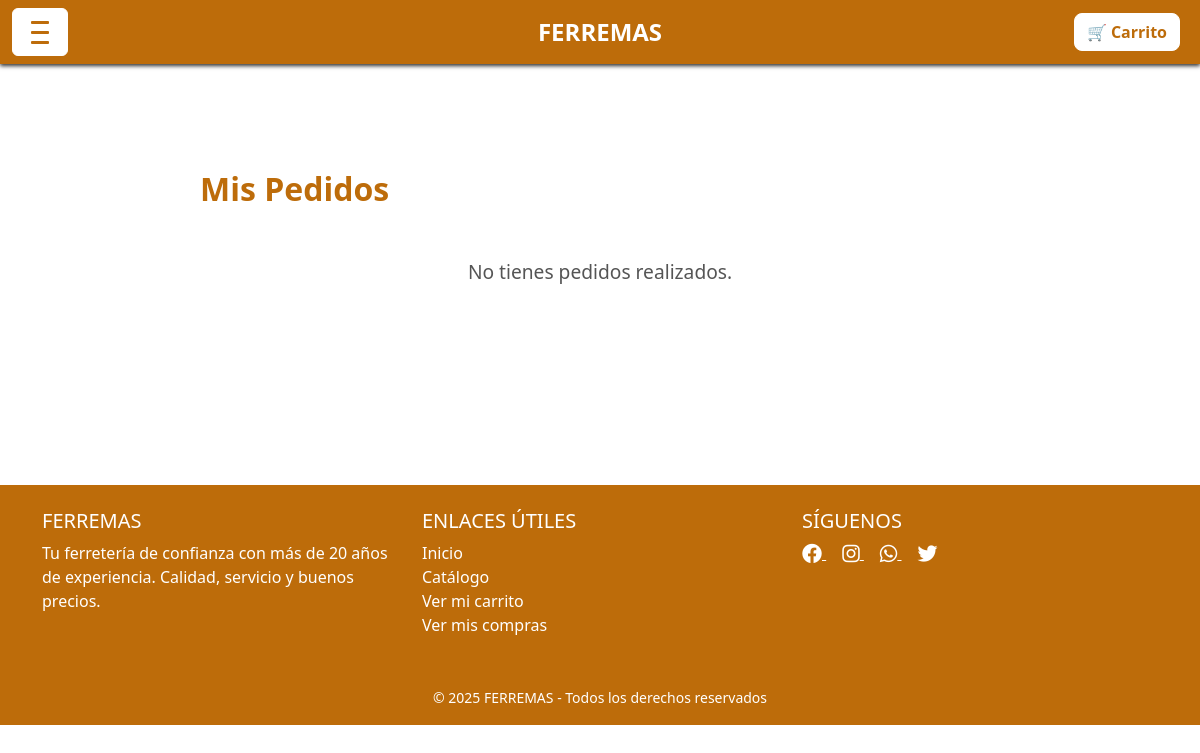
The app's page /ordenes/misPedidos/ (signed in), older data.
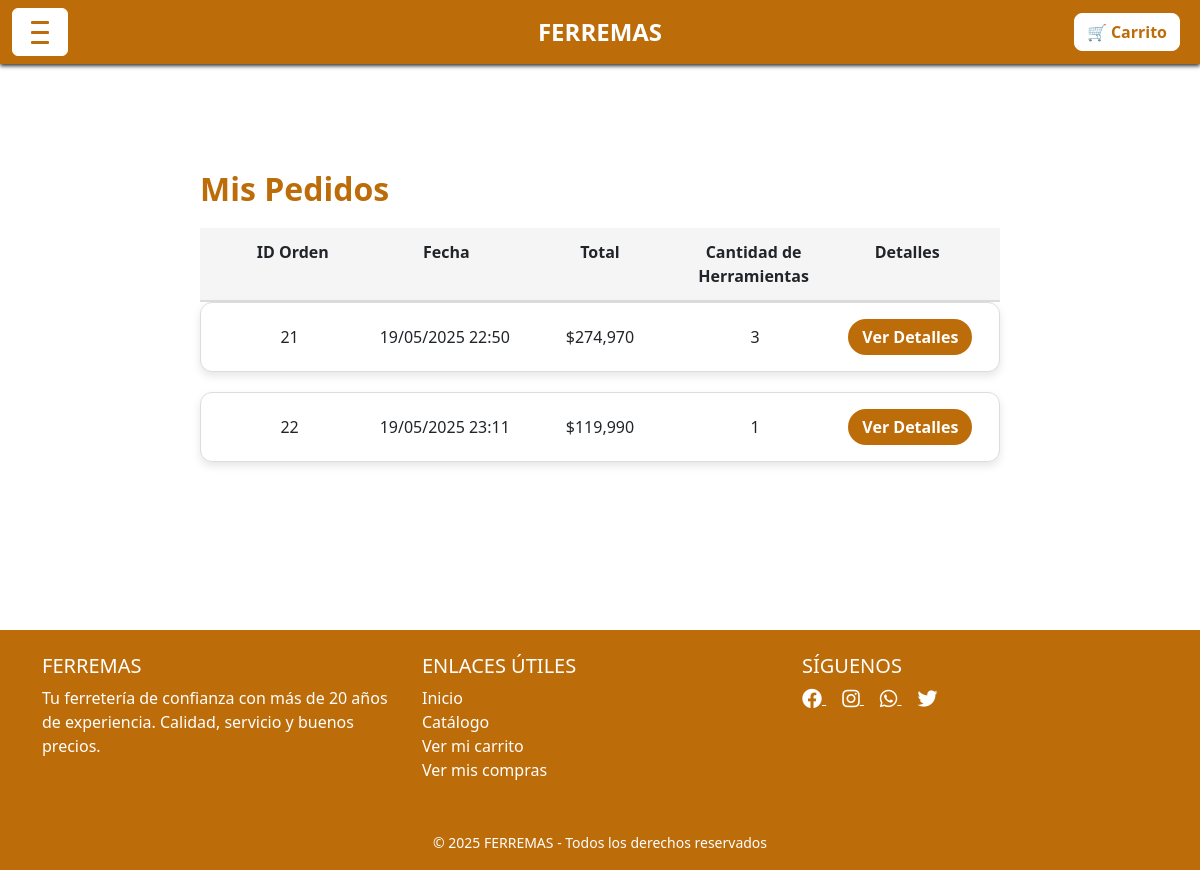
The same page, newer data.
### ordenes/models.py (models this page shows, shortened)
class Orden(models.Model):
    usuario = models.ForeignKey(User, on_delete=models.CASCADE)
    total_precio = models.DecimalField(max_digits=10, decimal_places=2)
    cantidad_herramientas = models.IntegerField()
    fecha = models.DateTimeField(auto_now_add=True)

### ordenes/views.py (the view)
# urls.py: path('misPedidos/', views.mis_pedidos, name='misPedidos'),
@login_required
def mis_pedidos(request):
    pedidos = Orden.objects.filter(usuario=request.user)
    context = {
        'pedidos': pedidos
    }
    return render(request, 'ordenes/misPedidos.html', context)

### ordenes/templates/ordenes/misPedidos.html (shortened to what this page needs)
{% extends "tiendaWeb/base.html" %}
{% load static %}
{% load humanize %}
{% block content %}
<link rel="stylesheet" href="{% static 'tiendaWeb/css/estilocarrito.css' %}">
<div class="container-pedidos">
    <h2 class="h2-pedidos">Mis Pedidos</h2>
    {% if pedidos %}
        <div class="tabla-pedidos">
            <div class="tabla-header">
                <div>ID Orden</div>
                <div>Fecha</div>
                <div>Total</div>
                <div>Cantidad de Herramientas</div>
                <div>Detalles</div>
            </div>
            {% for pedido in pedidos %}
                <div class="carrito-card">
                    <div class="info-pedido">
                        <div>{{ pedido.id }}</div>
                        <div>{{ pedido.fecha|date:"d/m/Y H:i" }}</div>
                        <div>${{ pedido.total_precio|floatformat:0|intcomma }}</div>
                        <div>{{ pedido.cantidad_herramientas }}</div>
                        <div>
                            <button class="btnuniversal btn-sm" type="button"
                                    data-bs-toggle="collapse"
                                    data-bs-target="#detalle{{ pedido.id }}"
                                    aria-expanded="false"
                                    aria-controls="detalle{{ pedido.id }}">
                                Ver Detalles
                            </button>
                        </div>
                    </div>
                </div>
            {% endfor %}
        </div>
    {% else %}
        <div class="no-pedidos">
            <p>No tienes pedidos realizados.</p>
        </div>
    {% endif %}
</div>
{% endblock %}

Row changes from the older to the newer data that the page shows:
added Orden: id "21", fecha "19/05/2025 22:50", total_precio "274,970", cantidad_herramientas "3"
added Orden: id "22", fecha "19/05/2025 23:11", total_precio "119,990", cantidad_herramientas "1"
Text that changed along with them:
text no longer shown: "No tienes pedidos realizados."
text now shown: "ID Orden Fecha Total Cantidad de Herramientas Detalles"
